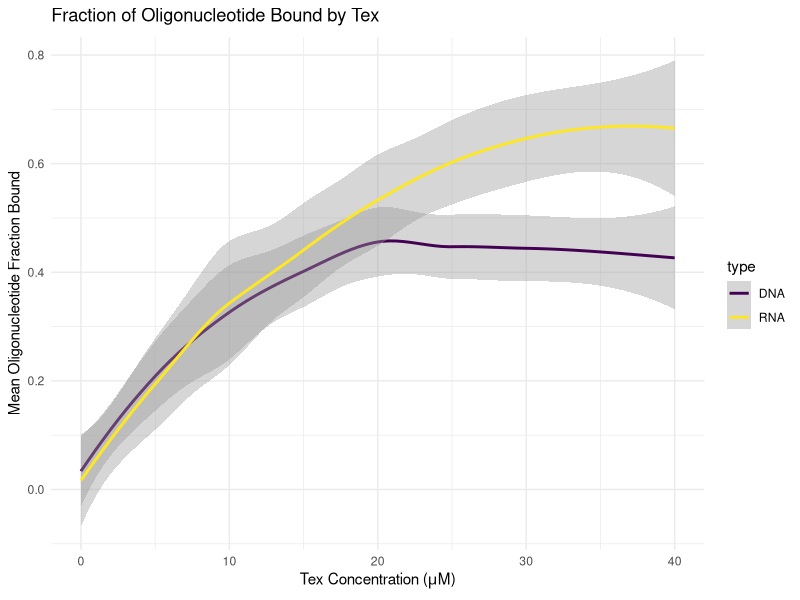

R code for this plot:
# Create dataframe comprised of all RNA densitometry measurements
  type <- 'RNA' # oligonucleotide type
  lane <- c(1:10) # gel lane
  tex_conc <- c(0, 2.5, 5, 10, 15, 20, 25, 30, 40, 0) # Tex protein concentration (there are two 0 lanes to ensure negative control on each side)
  # Oligonucleotide (RNA)-only band florescence (integrated density measured in ImageJ) by experiment repeat
  experiment_1_oligo <- c(28.622, 31.595, 32.241, 34.116, 27.859, 28.712, 10.586, 15.927, 9.403, 26.213)
  experiment_2_oligo <- c(38.488, 24.513, 33.265, 32.876, 32.281, 20.213, 21.907, 19.329, 26.757, 38.675)
  experiment_3_oligo <-c(34.180, 35.269, 24.955, 28.194, 30.175, 27.767, 11.048, 27.881, 31.308, 39.028)
  # Total band florescence (integrated density measured in ImageJ) by experiment repeat
  experiment_1_total <- c(28.510, 32.852, 39.093, 48.360, 40.359, 60.567, 28.604, 51.542, 53.459, 27.244)
  experiment_2_total <- c(39.922, 26.079, 40.759, 40.326, 48.365, 49.236, 37.053, 52.557, 60.389, 40.582)
  experiment_3_total <- c(34.493, 36.795, 37.786, 57.478, 74.756, 68.865, 36.504, 74.179, 81.600, 41.202)
  # Calculation of fluorensecence originating from Tex-bound oligonucleotide
  expeirment_1_bound <- experiment_1_total - experiment_1_oligo
  experiment_2_bound <- experiment_2_total - experiment_2_oligo
  experiment_3_bound <- experiment_3_total - experiment_3_oligo
  # Calculation of Tex-bound fluorescene as a fraction of the total (adapted from Johnson et al. 2008)
  experiment_1_bf <- 1-(experiment_1_oligo/experiment_1_total)
  experiment_2_bf <- 1-(experiment_2_oligo/experiment_2_total)
  experiment_3_bf <- 1-(experiment_3_oligo/experiment_3_total)

  # Create a data frame only including the 'bound fraction' values
  RNA_dens <- data.frame(type, lane, tex_conc, experiment_1_bf, experiment_2_bf, experiment_3_bf)
  # Add a new column containing the derived fraction means across experiments (values in columns 4-6)
  RNA_dens$mean_bf <- rowMeans(RNA_dens[,4:6])

# Create dataframe comprised of all RNA densitometry measurements
  type <- 'DNA' # oligonucleotide type
  lane <- c(1:10) # gel lane
  tex_conc <- c(0, 2.5, 5, 10, 15, 20, 25, 30, 40, 0) # Tex protein concentration (there are two 0 lanes to ensure negative control on each side)
  # Oligonucleotide (RNA)-only band florescence (integrated density measured in ImageJ) by experiment repeat
  experiment_1_oligo <- c(32.255, 32.451, 30.668, 30.743, 27.782, 22.223, 28.076, 30.642, 30.673, 27.524)
  experiment_2_oligo <- c(33.405, 27.069, 28.146, 33.186, 18.527, 24.589, 18.429, 15.174, 17.593, 35.738)
  experiment_3_oligo <- c(39.500, 44.841, 43.817, 41.715, 32.665, 28.138, 27.059, 27.025, 35.200, 40.604)
  # Total band florescence (integrated density measured in ImageJ) by experiment repeat
  experiment_1_total <- c(34.173, 37.463, 43.766, 50.349, 45.044, 43.113, 47.112, 49.116, 44.435, 28.593)
  experiment_2_total <- c(34.283, 27.864, 39.472, 41.451, 27.380, 34.904, 35.046, 20.950, 37.172, 37.190)
  experiment_3_total <- c(40.163, 53.018, 49.707, 65.357, 68.660, 62.152, 61.820, 57.219, 66.703, 42.570)
  # Calculation of fluorensecence originating from Tex-bound oligonucleotide
  expeirment_1_bound <- experiment_1_total - experiment_1_oligo
  experiment_2_bound <- experiment_2_total - experiment_2_oligo
  experiment_3_bound <- experiment_3_total - experiment_3_oligo
  # Calculation of Tex-bound fluorescene as a fraction of the total (adapted from Johnson et al. 2008)
  experiment_1_bf <- 1-(experiment_1_oligo/experiment_1_total)
  experiment_2_bf <- 1-(experiment_2_oligo/experiment_2_total)
  experiment_3_bf <- 1-(experiment_3_oligo/experiment_3_total)
  
  # Create a data frame only including the 'bound fraction' values
  DNA_dens <- data.frame(type, lane, tex_conc, experiment_1_bf, experiment_2_bf, experiment_3_bf)
  # Add a new column containing the derived fraction means across experiments (values in columns 4-6)
  DNA_dens$mean_bf <- rowMeans(DNA_dens[,4:6])

# Create new data frame containing data from both RNA and DNA experiments
  dens_all <- rbind(RNA_dens, DNA_dens) # function rbind combines vertically when all sources have the same variables
  
# Create ggplot of densitometry data
  # Install relevant libraries
  library(ggplot2)
  library(viridis)
  
  #Basic plot information (e.g., data source, axis)
  dens_plot <- ggplot(data=dens_all,aes(x=`tex_conc`, y=`mean_bf`, xmax = 40, ymax = 1)) + 
    # Plot the datapoints by sample type, shaded area denotes standard error of the mean
    geom_smooth(aes(color = type)) +
    #Changing colour of the points to be colourblind friendly and greyscale visible
    scale_color_viridis(discrete=TRUE) +
    theme_bw() +
  # Change axis labels and chart title
  ylab("Mean Oligonucleotide Fraction Bound")+
    xlab(expression(paste("Tex Concentration (", mu, "M)"))) +
    # Create title that splits (/n) over lines
    ggtitle(expression(paste("Fraction of Oligonucleotide Bound by Tex"))) +
    # Make it un-ugly
    theme_minimal()
  
# Create new data frame with all derived bound fraction values
  bf <- data.frame((dens_all$type), c(dens_all$experiment_1_bf, dens_all$experiment_2_bf, dens_all$experiment_3_bf))
  # Conduct Shapiro-Wilks test for normal distribution
  shapiro.test(bf[,2])
  # p<0.05, therefore data not considered normally distributed
  # Mann-Whitney U test (MW-Wilcoxon) used to assess whether there is a difference in RNA and DNA affinity
  wilcox.test(bf[,2]~bf[,1])